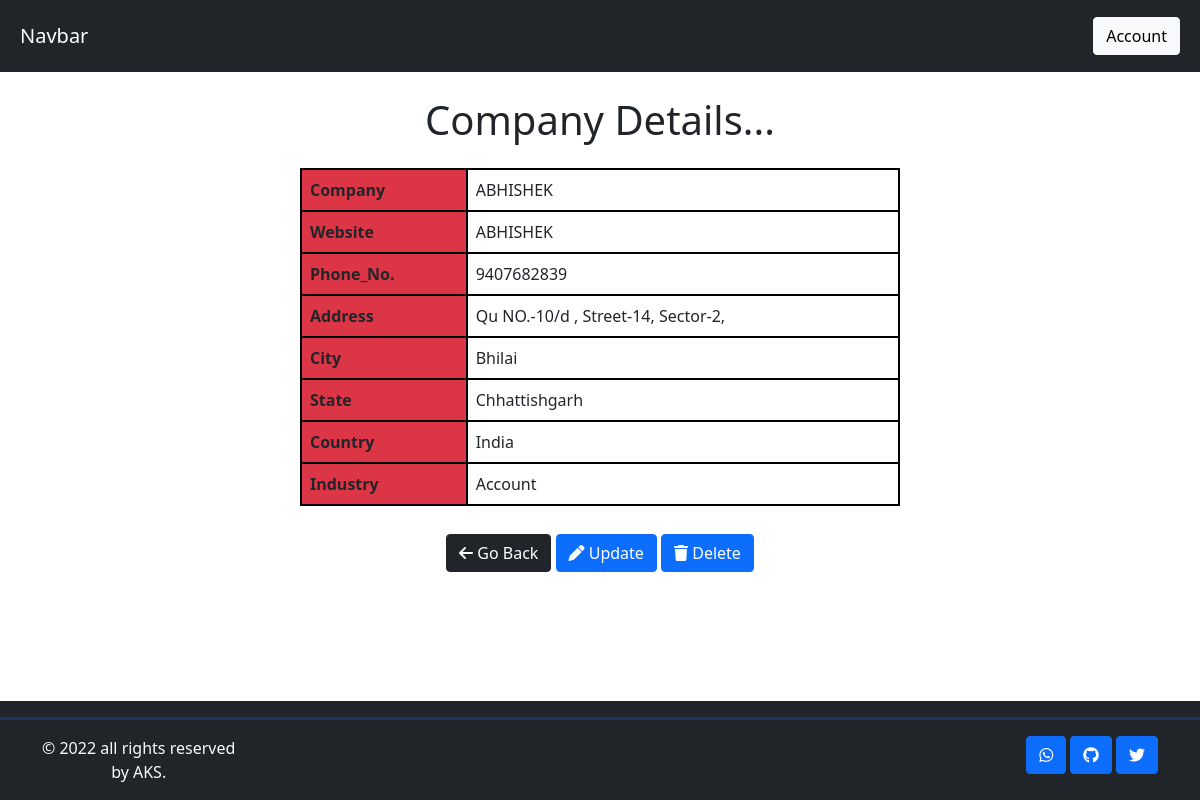
Screenshot of /details/32 with the database file from the repository.
### app/models.py (models this page shows, shortened)
class companyDetails(models.Model):
    Company_Name = models.CharField(max_length=200)
    Company_Website = models.CharField(max_length=400)
    Company_Phone_Number = models.CharField(max_length=20)
    Company_Address = models.CharField(max_length=200)
    Company_City = models.CharField(max_length=200)
    Company_State = models.CharField(max_length=200)
    Company_Country = models.CharField(max_length=100)
    Industry_List = models.CharField(max_length=30, choices=INDUSTRY_CHOICES, null=False)
    class Meta:
        ordering = ['Company_Name']

### app/views.py (the view)
# urls.py: path("details/<int:pk>", views.details , name="details"),
def details(request,pk):
    compDetails = companyDetails.objects.get(pk=pk)
    return render(request,'companyDetails.html',{'Details':compDetails})

### app/templates/companyDetails.html (shortened to what this page needs)
<!DOCTYPE html>
<html lang="en">
<head>
    <link href="https://cdn.jsdelivr.net/npm/bootstrap@5.0.2/dist/css/bootstrap.min.css" rel="stylesheet">
</head>
<body>
    <nav class="navbar navbar-expand-lg navbar-dark bg-dark py-3 px-2">
        <div class="container-fluid">
          <a class="navbar-brand" href="#">Navbar</a>
          <a class="float-end px-auto btn-light btn" href="#">Account</a>
        </div>
    </nav>
    <h1 style='text-align:center;' class="my-2 p-3">Company Details...</h1>
    <table style='border: 2px solid black; border-collapse: collapse; box-sizing: border-box; margin:auto;' class='table' id=`{{Details.id}}`>
            <tr><th class="bg-danger">Company</th> <td> {{Details.Company_Name}}</td></tr>
            <tr><th class="bg-danger">Website</th> <td> {{Details.Company_Website}}</td></tr>
            <tr><th class="bg-danger">Phone_No.</th>  <td> {{Details.Company_Phone_Number}} </td></tr>
            <tr><th class="bg-danger">Address</th><td> {{Details.Company_Address}} </td></tr>
            <tr><th class="bg-danger">City</th><td> {{Details.Company_City}} </td></tr>
            <tr><th class="bg-danger">State</th><td> {{Details.Company_State}} </td></tr>
            <tr><th class="bg-danger">Country</th><td> {{Details.Company_Country}} </td></tr>
            <tr><th class="bg-danger">Industry</th> <td> {{Details.Industry_List}}</td></tr>
    </table>
    <div class="btns my-2 mx-auto py-3 text-center">
        <a href="{% url 'home' %}" class="btn btn-dark my-1 " ><i class="fas fa-arrow-left"></i>  Go Back</a>
        <a href="{% url 'upCompany' Details.id %}" class="btn btn-primary my-1 " ><i class="fas fa-pen"></i>  Update</a>
        <a href="{% url 'delCompany' Details.id %}" class="btn btn-primary my-1 " ><i class="fas fa-trash"></i>  Delete</a>
    </div>
    <footer class="bg-dark position-absolute bottom-0 w-100">
        <hr class="text-primary" style="height:3px;">
        <div class="d-flex justify-content-between container">
            <p class="text-light text-center">© 2022 all rights reserved<br>by AKS.</p>
            <div>
                <a href="" class="btn btn-primary"><i class="fa fa-whatsapp" aria-hidden="true"></i></a>
                <a href="" class="btn btn-primary"><i class="fa fa-github" aria-hidden="true"></i></i></a>
                <a href="" class="btn btn-primary"><i class="fa fa-twitter" aria-hidden="true"></i></a>
            </div>
        </div>
    </footer>
</body>
</html>

### app/templates/companyDetails.html (style rules this page uses)
body { margin:0; padding:0; }
th,td { text-align:start; border:2px solid black; padding:10px; }
th { background-color:red; }
.table,.btns { width: 50vw!important; }

### rows the page displays
companyDetails: Company_Name "ABHISHEK", Company_Website "ABHISHEK", Company_Phone_Number "9407682839", Company_Address "Qu NO.-10/d , Street-14, Sector-2,", Company_City "Bhilai", Company_State "Chhattishgarh", Company_Country "India", Industry_List "Account"
